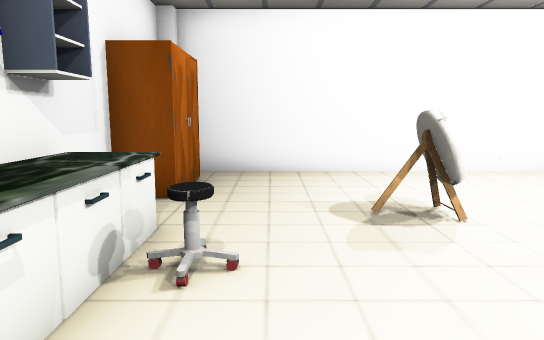
view 1 (above)

13 first-person views from a walk through a Unity game level. The camera is 1.5 m above the floor, tilts 8° down and sees 70° across. The floor is counted in squares, 1 m on a side. Each view is taken from the middle of a square. On the plan, view 1 faces up. The plan holds only what a view shows up to about 17 squares ahead; the rest is blank. Some surface patterns are stand-ins.

view 2
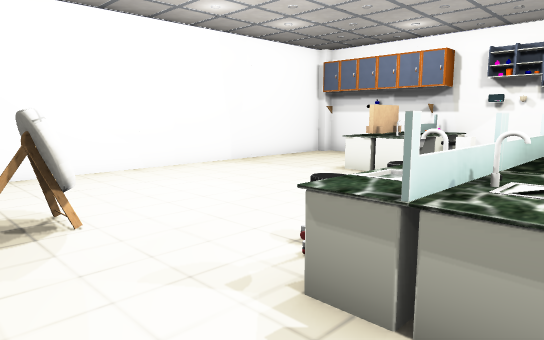

view 3
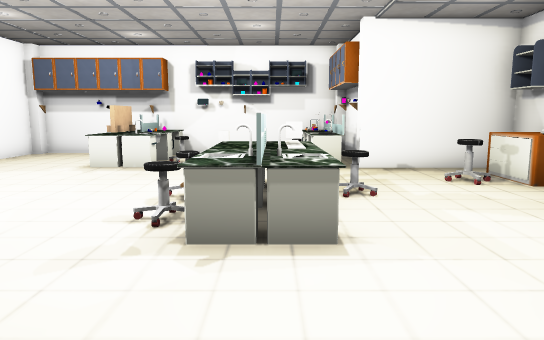

view 4
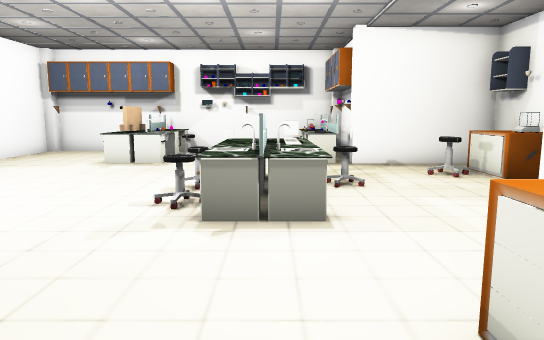

view 5
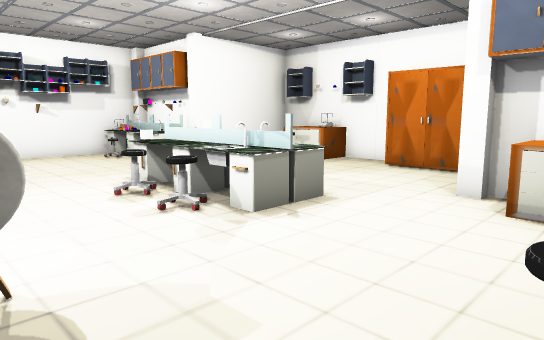

view 6
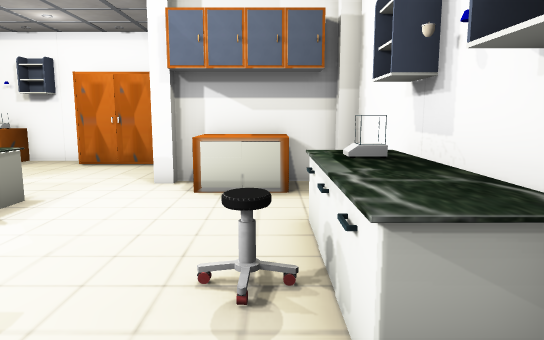

view 7
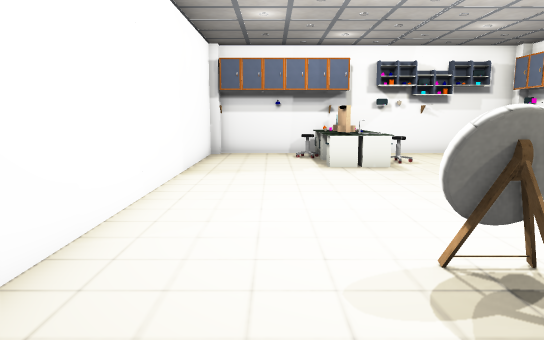

view 8
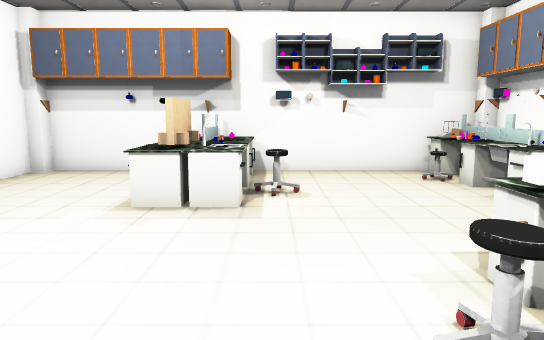

view 9
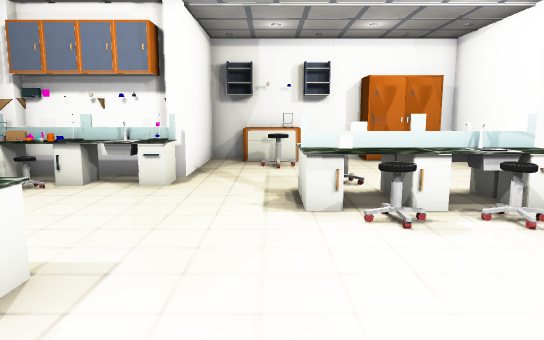

view 10
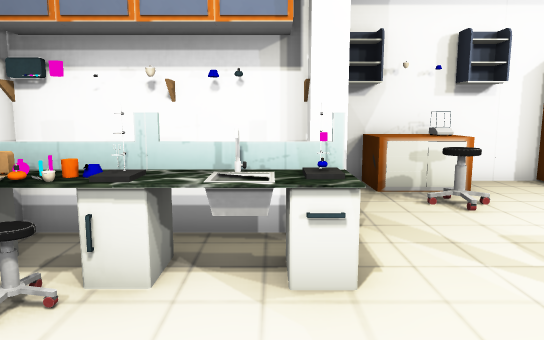

view 11
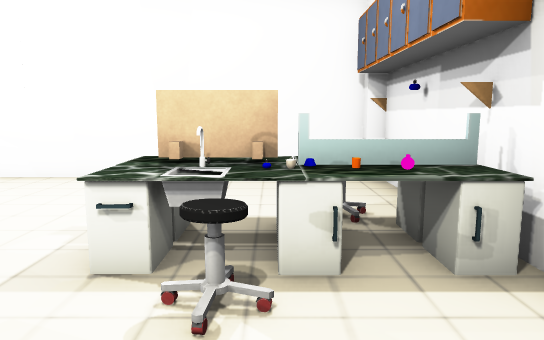

view 12
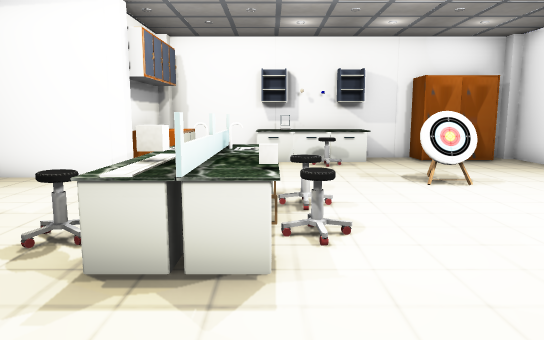

view 13
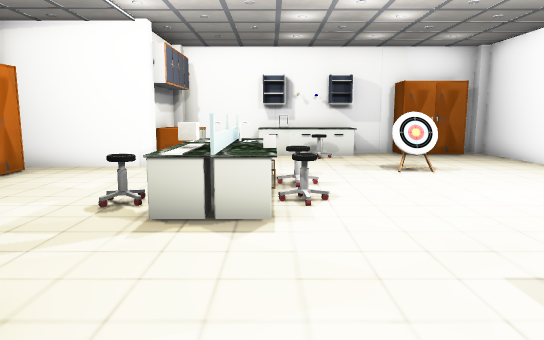

### Floor plan
Points are (right, up) in squares from view 1. A wall is a line through its corners. A room is listed if a view was taken in it or the views show most of it. See-through windows are left out.
Room 1 (views 1, 2, 3, 4, 5, 6, 7, 8, 9, 10, 11, 12, 13)
walls: (2.7, 5.6) (2.2, 5.7) (2.3, 6.4); (2.4, 5.3) (2.4, 6.5); (2.5, 5.8) (1.6, 5.8); (2.7, 6.5) (2.7, 5.3); (2.4, 6.3) (2.4, 5.5); (1.9, 5.9) (2.3, 5.9); (11.4, -1) (12.5, -1); (1.6, -2.4) (1.6, -5.9) (2, -5.9); (12.4, -1.9) (13.5, -1.9); (4.8, -5.9) (10.1, -5.9) (10.1, -2.4); (14.6, -1.6) (14.6, 9.5); (-2.9, 7) (-2.9, -1.6); (-2.5, -1.9) (0.5, -1.9); (14.2, 10.4) (-2.2, 10.4)
objects: other object (-3, 10); other object (-2, 2) to (-1, 5); other object (-2, 7) to (-2, 9); other object (-1, -1) to (0, -1); other object (0, 4); other object (1, -2); other object (3, 1) to (4, 2); other object (4, -5) to (5, -5); other object (4, 0) to (5, 1); other object (4, 1); other object (4, 3); other object (5, 2); other object (6, -1) to (6, 0); other object (6, 1); other object (6, 2) to (6, 3); other object (7, -5) to (8, -5); other object (7, 0) to (7, 1); other object (7, 2); other object (8, -4) to (8, -3); other object (9, -5); other object (10, -2); other object (10, -1) to (12, 0); other object (10, 5); other object (10, 6); other object (11, -2); other object (11, -1); other object (11, 4) to (12, 4); other object (11, 5); other object (12, -2); other object (12, 5); other object (12, 6); other object (13, -1); other object (13, 0); other object (13, 4); other object (13, 5); other object (13, 6) to (14, 6); other object (13, 7); other object (14, -2); other object (14, -1); other object (14, 0); other object (14, 4); other object (14, 5); other object (14, 10)

Where each view was taken, in squares from view 1:
view 1: 0 up, 0 right, facing up
view 2: 0 up, 1 right, facing up-right
view 3: 1 up, 1 left, facing right
view 4: 1 up, 2 left, facing right
view 5: 6 up, 1 left, facing down-right
view 6: 7 up, 1 left, facing down
view 7: 8 up, 1 left, facing right
view 8: 4 up, 4 right, facing right
view 9: 8 up, 8 right, facing down
view 10: 3 up, 11 right, facing down
view 11: 1 up, 12 right, facing up
view 12: 2 up, 11 right, facing left
view 13: 2 up, 13 right, facing left
